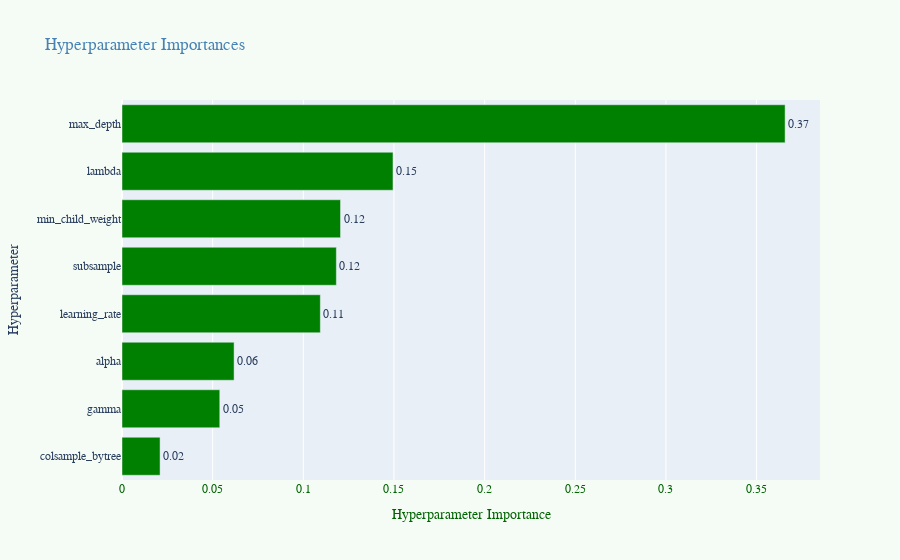

Here is the notebook cell this chart was saved with:
### Markdown cell above
### Visualization parameters importances

### Code cell
fig = optuna.visualization.plot_param_importances(study_XGBM)
fig.update_layout(
    font_family="Courier New",
    font_size=12,
    title_font_family="Times New Roman",
    title_font_color="steelblue",
    legend_title_font_color="black",
    plot_bgcolor='#e9eff6',
    paper_bgcolor='#f5fbf5',
)
fig.update_xaxes(color = "darkgreen")
fig.update_traces(marker_color='green')

### Figure 1 — Plotly figure (JSON) as saved in the notebook; plotly's stock layout.template omitted (floating-point values rounded to 4 significant figures)
{"data": [{"cliponaxis": false, "hovertemplate": ["colsample_bytree (FloatDistribution): 0.020996545519417008<extra></extra>", "gamma (FloatDistribution): 0.053918944679183574<extra></extra>", "alpha (FloatDistribution): 0.06181180323422732<extra></extra>", "learning_rate (FloatDistribution): 0.10938086398849241<extra></extra>", "subsample (FloatDistribution): 0.11821475717621892<extra></extra>", "min_child_weight (IntDistribution): 0.12051448487819372<extra></extra>", "lambda (FloatDistribution): 0.14945640764709195<extra></extra>", "max_depth (IntDistribution): 0.3657061928771752<extra></extra>"], "marker": {"color": "green"}, "name": "Objective Value", "orientation": "h", "text": ["0.02", "0.05", "0.06", "0.11", "0.12", "0.12", "0.15", "0.37"], "textposition": "outside", "type": "bar", "x": [0.021, 0.05392, 0.06181, 0.1094, 0.1182, 0.1205, 0.1495, 0.3657], "y": ["colsample_bytree", "gamma", "alpha", "learning_rate", "subsample", "min_child_weight", "lambda", "max_depth"]}], "layout": {"font": {"family": "Courier New", "size": 12}, "legend": {"title": {"font": {"color": "black"}}}, "paper_bgcolor": "#f5fbf5", "plot_bgcolor": "#e9eff6", "title": {"font": {"color": "steelblue", "family": "Times New Roman"}, "text": "Hyperparameter Importances"}, "xaxis": {"color": "darkgreen", "title": {"text": "Hyperparameter Importance"}}, "yaxis": {"title": {"text": "Hyperparameter"}}}}
